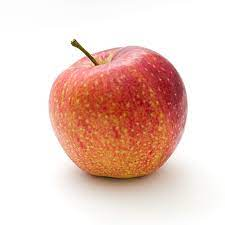
#> input picture gui/apple.jpeg, 225 x 225 px
$ python clicking_pixels.py
#> lines starting #> are read from the running program, lines starting #| are printed output that depends on the picture
import matplotlib.pyplot as plt
import numpy as np
from matplotlib.gridspec import GridSpec


fig = plt.figure()
gs = GridSpec(2,3)
ax0 = fig.add_subplot(gs[0:2,0:2])
ax1 = fig.add_subplot(gs[0,2])
ax2 = fig.add_subplot(gs[1,2])
rawImage = plt.imread("./apple.jpeg")
#> rawImage is the input picture: shape (225, 225, 3); mean R, G, B 235.3, 205.5, 196
wheel = plt.imread("./color_wheel.jpeg")
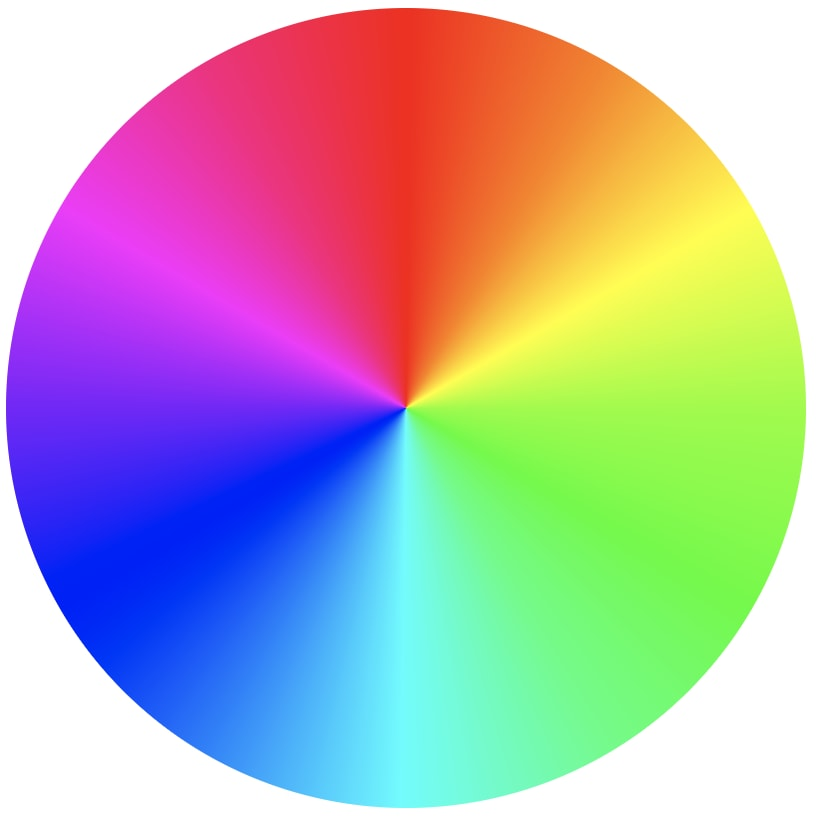
#> input picture gui/color_wheel.jpeg, 824 x 818 px
#> wheel is the input picture: shape (818, 824, 3); mean R, G, B 180.5, 173.4, 178.3
selected_color = np.ones([2,2,3])*0
ax0.imshow(rawImage)
ax1.imshow(wheel)
ax0.axis('off')
ax1.axis('off')
ax2.axis('off')
ax2.imshow(selected_color)
nx,ny,d = rawImage.shape
#> nx = 225; ny = 225; d = 3
sc = [0,0,0]
def onclick(event):
    global sc
    print("clicked")
    if event.inaxes==ax0:
        x,y = event.xdata,event.ydata
        x,y = np.round(x).astype(int),np.round(y).astype(int)
        rawImage[y:y + 5, x:x + 5, :] = sc
        ax0.clear()
        ax0.imshow(rawImage)
        ax0.axis('off')
    if event.inaxes == ax1:
        x,y = event.xdata,event.ydata
        x,y = np.round(x).astype(int),np.round(y).astype(int)
        sc = wheel[y,x]
        print("selected color is ", sc)
        selected_color = np.tile(sc,(2,2,1))
        ax2.imshow(selected_color)
        ax2.axis('off')
        print(selected_color.shape)
    fig.canvas.draw_idle()

cid = fig.canvas.mpl_connect('button_press_event', onclick)
plt.show()
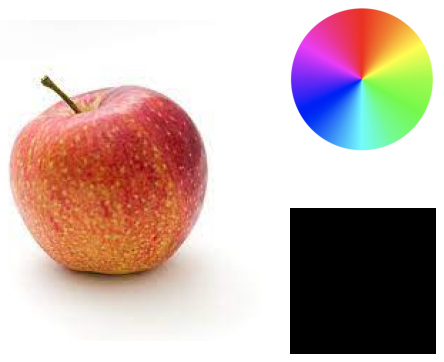
#> figure drawn by matplotlib, 3 panels
